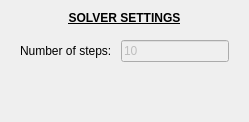
          <widget class="QWidget" name="SolverSettingsTool">
           <layout class="QVBoxLayout" name="verticalLayout_9">
            <item>
             <widget class="QLabel" name="LSolverSettings_2">
              <property name="text">
               <string>&lt;html&gt;&lt;head/&gt;&lt;body&gt;&lt;p align=&quot;center&quot;&gt;&lt;span style=&quot; font-weight:700; text-decoration: underline;&quot;&gt;SOLVER SETTINGS&lt;/span&gt;&lt;/p&gt;&lt;/body&gt;&lt;/html&gt;</string>
              </property>
             </widget>
            </item>
            <item>
             <widget class="QFrame" name="SolverSettingsInputs">
              <property name="frameShape">
               <enum>QFrame::NoFrame</enum>
              </property>
              <property name="frameShadow">
               <enum>QFrame::Raised</enum>
              </property>
              <layout class="QFormLayout" name="formLayout_4">
               <item row="0" column="0">
                <widget class="QLabel" name="LNumberOfSteps">
                 <property name="text">
                  <string>Number of steps: </string>
                 </property>
                </widget>
               </item>
               <item row="0" column="1">
                <widget class="QLineEdit" name="INNumberOfSteps">
                 <property name="enabled">
                  <bool>false</bool>
                 </property>
                 <property name="inputMask">
                  <string/>
                 </property>
                 <property name="text">
                  <string>10</string>
                 </property>
                 <property name="readOnly">
                  <bool>false</bool>
                 </property>
                 <property name="placeholderText">
                  <string/>
                 </property>
                </widget>
               </item>
              </layout>
             </widget>
            </item>
            <item>
             <spacer name="verticalSpacer_4">
              <property name="orientation">
               <enum>Qt::Vertical</enum>
              </property>
              <property name="sizeHint" stdset="0">
               <size>
                <width>20</width>
                <height>40</height>
               </size>
              </property>
             </spacer>
            </item>
           </layout>
          </widget>
